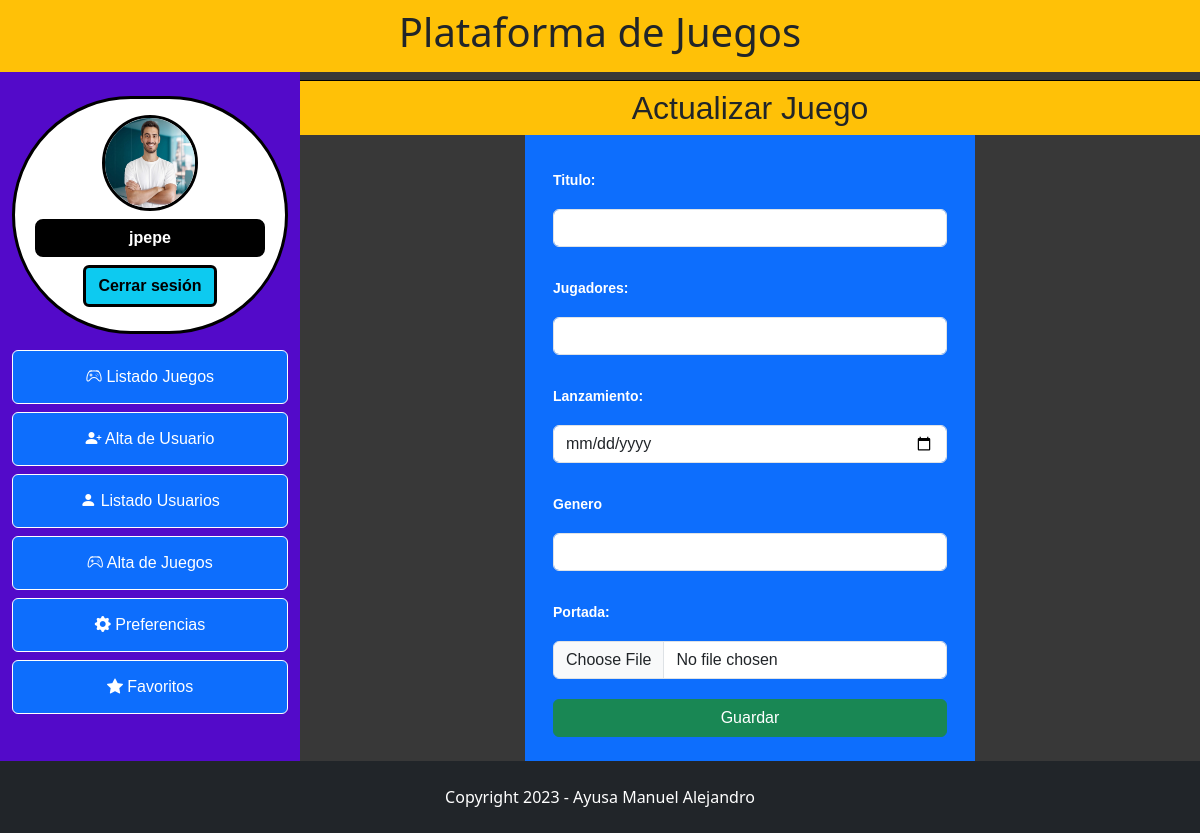
/?c=Juego&a=modificarJuego&id=2 (signed in), run on an earlier commit of the app's database.
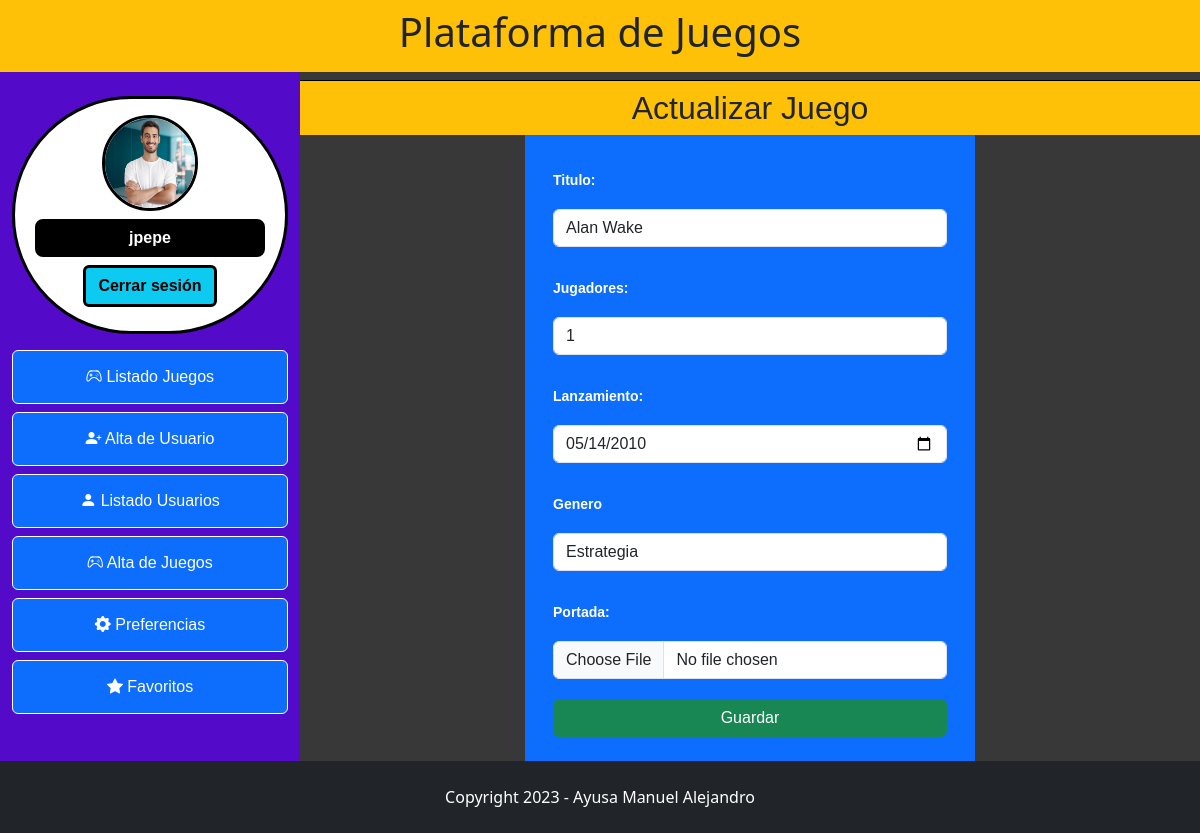
And on a later commit of the database.
### tables this page shows
CREATE TABLE `juego` (
  `id_juego` int(11) NOT NULL,
  `titulo` varchar(100) NOT NULL,
  `jugadores` smallint(6) DEFAULT NULL,
  `lanzamiento` date DEFAULT NULL,
  `genero_id` int(11) NOT NULL,
  `portada` varchar(50) DEFAULT NULL
);

CREATE TABLE `genero` (
  `id_genero` int(11) NOT NULL,
  `genero` varchar(45) NOT NULL
);

### sistema/BaseDeDatos.php (called while the page is built)
<?php
    class BaseDeDatos {
        static $host = "localhost";
        static $user = "root";
        static $password = "";
        static $db = "proyecto_juegos";
        static $conexion;
        public static function conectar(){
            $dsn = "mysql:host=" . self::$host . ";dbname=" . self::$db;
            try {
                self::$conexion = new PDO($dsn, self::$user, self::$password);
                self::$conexion->setAttribute(PDO::ATTR_ERRMODE, PDO::ERRMODE_EXCEPTION);
                return self::$conexion;
            } catch (PDOException $e) {
                echo "<p>Error en la conexion</p>";
                echo "<p>ERROR: " . $e->getMessage() . "</p>";
            }
        }
    }
?>

### modelos/Juego.php (called while the page is built, shortened)
<?php
    class Juego {
        private $conexion;
        public function __construct()
        {
            $this->conexion = BaseDeDatos::conectar();
        }
        public function recuperarDatos(int $id)
        {
            $consulta = 'SELECT * FROM juego
                        INNER JOIN genero ON juego.genero_id = genero.id_genero
                        WHERE id_juego = ?';
            $sentencia = $this->conexion->prepare($consulta);
            $sentencia->bindParam(1, $id);
            $sentencia->execute();
            $resultados = $sentencia->fetch(PDO::FETCH_OBJ);
            return $resultados;
        }
    }
?>

### vistas/juego/juego_modificacion.php (the view, shortened to what this page needs)
<?php require('vistas/encabezado.php');?>
<main class="container-fluid">
    <section class="row">
        <section class="col-3 menu pt-4">
            <?php
                require_once('vistas/menu.php');
            ?>
        </section>
        <article class="col-9 p-0">
            <h2 class="bg-warning text-center p-2 m-0 border-top border-black mt-2">Actualizar Juego</h2>
            <form action="?c=Juego&a=modificarJuegoOk" method="post" enctype="multipart/form-data" class="text-white bg-primary w-50 p-3">
                <section class="pt-2">
                    <label for="tit" class="form-label">Titulo:</label>
                    <input type="text" name="titulo" id="tit" class="form-control" value = "<?php echo $resultados->titulo;?>">
                </section>
                <section class="pt-2">
                    <label for="jug" class="form-label">Jugadores:</label>
                    <input type="number" name="jugadores" id="jug" class="form-control" value = "<?php echo $resultados->jugadores;?>">
                </section>
                <section class="pt-2">
                    <label for="fec" class="form-label">Lanzamiento:</label>
                    <input type="date" name="lanzamiento" id="fec" class="form-control" value = "<?php echo $resultados->lanzamiento;?>">
                </section>
                <section class="pt-2">
                    <label for="gen" class="form-label" class="form-label">Genero</label>
                    <select name="genero" id="gen" class="form-control">
                        <option value="<?php echo $resultados->genero_id ?>" selected><?php echo $resultados->genero ?></option>
                        <option value="1">Rol</option>
                    </select>
                </section>
                <section class="pt-2">
                    <label for="port" class="form-label">Portada:</label>
                    <input type="file" name="portada" id="port" accept="image/*" class="form-control" required>
                </section>
                <section class="text-center pt-2 pb-2">
                    <input type="submit" value="Guardar" class="btn btn-success">
                </section>
            </form>
        </article>
    </section>
</main>
<?php require_once ('vistas/pie.php');?>

### index.php (shortened to what this page needs)
<?php
    require_once('sistema/BaseDeDatos.php');
    if (!isset($_GET['c'])) {
        require_once('controladores/InicioControlador.php');
        $controlador = new InicioControlador();
        $controlador->inicio();
    } else {
        $controlador = new $controlador;
        $accion = isset($_GET['a']) ? $_GET['a'] : "inicio";
        $controlador->$accion();
    }
?>

### controladores/JuegoControlador.php (shortened to what this page needs)
<?php
    require_once('modelos/Juego.php');
    class JuegoControlador {
        private $modelo;
        function __construct()
        {
            $this->modelo = new Juego();
        }
        public function modificarJuego()
        {
            if (!empty($_SESSION['usuario'])) {
                if ($_SESSION['tipo'] == "Administrador") {
                    if (!empty($_GET['id'])) {
                        $id = $_GET['id'];
                        $resultados = $this->modelo->recuperarDatos($id);
                        require_once('vistas/juego/juego_modificacion.php');
                    }else {
                        header('refresh:2;url=?c=Juego&a=mostrarJuegos');
                        $colorFondo = 'bg-warning';
                        $respuesta = 'Error inesperado. Intente nuevamente.';
                        require_once('vistas/juego/alertas.php');
                    }
                } else {
                    header('refresh:3;url=?c=Juego&a=mostrarJuegos');
                    $colorFondo = 'bg-danger';
                    $respuesta = 'Contenido para administradores';
                    require_once('vistas/juego/alertas.php');
                }
           }else {
               header('refresh:0;url=?c=Inicio&a=inicio');
           }
        }
    }
?>

### vistas/encabezado.php (shortened to what this page needs)
<!DOCTYPE html>
<html lang="es">
<head>
    <link rel="stylesheet" href="publico/bootstrap/css/bootstrap.min.css">
    <link rel="stylesheet" href="publico/css/estilo.css">
    <link rel="stylesheet" href="https://cdn.jsdelivr.net/npm/bootstrap-icons@1.3.0/font/bootstrap-icons.css">
</head>
<header class="container-fluid text-center bg-warning p-2">
    <h1>Plataforma de Juegos</h1>
</header>
<body>

### vistas/menu.php
<section class="mb-3 d-block text-center border p-3 border-3 border-black rounded-pill bg-white">
    <img src="publico/img/usuarios/<?php if ($_SESSION['foto'] != '')
    {
        echo $_SESSION['foto'];
    } else {
        echo 'usuario_default.png';
    }
    ?>" alt="" class="rounded-circle mw-100 border border-3 border-black">
    <p class="m-1 border border-3 border-black rounded-3 bg-black text-white py-1 mt-2 mb-2"><b><?php echo $_SESSION['usuario'];?></b></p><a href="?c=Usuario&a=cerrarSesion" class="btn btn-info border border-3 border-black text-black mb-2"><b>Cerrar sesión</b></a>
</section>
<ul class="navbar-nav text-center navbar-nav-scroll" >
    <li class="nav-item btn-primary mb-2 btn border-white" >
        <a href="?c=Juego&a=mostrarJuegos" class="nav-link bi-controller"> Listado Juegos</a>
    </li>
    <?php
    if ($_SESSION['tipo'] == "Administrador") {
    ?>
    <li class="nav-item btn-primary mb-2 btn border-white boton">
        <a href="?c=Usuario&a=altaUsuario" class="nav-link bi-person-plus-fill"> Alta de Usuario</a>
    </li>
    <li class="nav-item btn-primary mb-2 btn border-white">
        <a href="?c=Usuario&a=mostrarInfoUsuarios" class="nav-link bi-person-fill"> Listado Usuarios</a>
    </li>
    <li class="nav-item btn-primary mb-2 btn border-white">
        <a href="?c=Juego&a=altaJuego" class="nav-link bi-controller"> Alta de Juegos</a>
    </li>
    <?php
    }
    ?>
    <li class="nav-item btn-primary mb-2 btn border-white">
        <a href="?c=Juego&a=preferencias" class="nav-link bi-gear-fill"> Preferencias</a>
    </li>
    <li class="nav-item btn-primary mb-2 btn border-white">
        <a href="?c=Juego&a=listarFavoritos" class="nav-link bi-star-fill"> Favoritos</a>
    </li>
</ul>

### vistas/pie.php (shortened to what this page needs)
<footer class="container-fluid pt-4 pb-2 bg-dark text-white text-center">
    <section class="row">
        <p>Copyright 2023 - Ayusa Manuel Alejandro</p>
    </section>
</footer>
</body>
</html>

### publico/css/estilo.css (style rules this page uses)
* { margin: 0; padding: 0; border: 0; }
main { font-family: Verdana, Geneva, Tahoma, sans-serif }
article { background-color: rgb(56, 56, 56); padding-bottom: 3em; }
form { margin: 0 auto; width: 40%; }
form>section { display: flex; flex-direction: column; padding: 0.75em; border-top: 0; }
label { padding: 0.75em; padding-left: 0; font-weight: bold; font-size: 14px; }
.menu { background-color:rgb(83, 10, 201); }
.menu section { display: flex; flex-direction: row; justify-content: space-evenly; align-items: center; }
.menu img { width: 6em; height: 6em; }

What changed in the data, as far as the page shows it:
now on this page (row edited): juego: titulo "Alan Wake", jugadores "1", lanzamiento "05/14/2010", genero "Estrategia"
